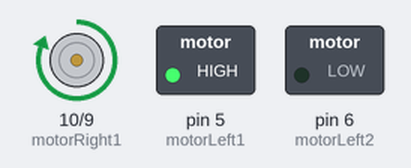
Bench run of a sketch on a simulated Arduino Uno, built with avr-gcc and run on an emulated ATmega328P. Shown: motor-driver pin pairs drawn as motors (green arrow = first pin HIGH = forward, orange = second pin HIGH = backward, longer = more drive), switched loads named in the sketch (green lamp = pin HIGH).

Above: at 0.7 s.
At 2.2 s:
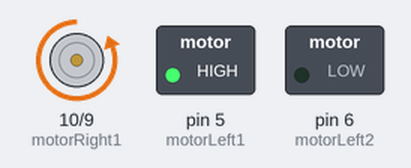
Timing chart, 0 to 3.5 s (numbered marks = the images above):
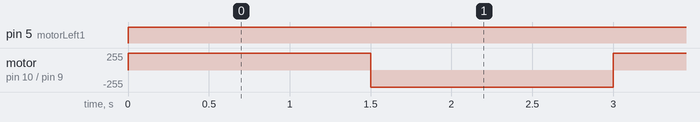

The sketch:

motor_test.ino
```cpp
const int motorRight1 = 10;
const int motorRight2 = 9;


const int motorLeft1 = 5;
const int motorLeft2 = 6;


void setup()
{

  Serial.begin(9600);
  pinMode(motorRight1, OUTPUT);
  pinMode(motorRight2, OUTPUT);
  pinMode(motorLeft1, OUTPUT);
  pinMode(motorLeft2, OUTPUT);
}


void loop(){


  moveForward();
  delay(1500);
  moveLeftUturn();
  delay(1500);


}


//functions for different modes


void moveForward(){

  analogWrite(motorRight1, 255);
  analogWrite(motorRight2, 0);
  analogWrite(motorLeft1, 255);
  analogWrite(motorLeft2, 0);
}

void moveBackward(){

  analogWrite(motorRight1, 0);
  analogWrite(motorRight2, 255);
  analogWrite(motorLeft1, 0);
  analogWrite(motorLeft2, 255);
}

void moveLeft(){

  analogWrite(motorRight2, 0);
  analogWrite(motorRight1, 0);//
  analogWrite(motorLeft1, 255);
  analogWrite(motorLeft2,0);
}

void moveRight(){

  analogWrite(motorRight2, 0);
  analogWrite(motorRight1, 255);
  analogWrite(motorLeft1, 0);//
  analogWrite(motorLeft2, 0);
}

void moveStop(){

  analogWrite(motorRight1, 0);
  analogWrite(motorRight2, 0);
  analogWrite(motorLeft1, 0);
  analogWrite(motorLeft2, 0);
}

void moveRightUturn(){

  analogWrite(motorRight1, 255);
  analogWrite(motorRight2, 0);
  analogWrite(motorLeft1, 0);
  analogWrite(motorLeft2, 255);
}

void moveLeftUturn(){

  analogWrite(motorRight1, 0);
  analogWrite(motorRight2, 255);
  analogWrite(motorLeft1, 255);
  analogWrite(motorLeft2, 0);
}
```

Measured:
- by itself, pin 5 (motorLeft1): LOW → HIGH at 0.00 s
- by itself, motor on pin 10 (motorRight1) / pin 9 (motorRight2): alternates forward 255/255 for 1.5 s and backward 255/255 for 1.5 s
